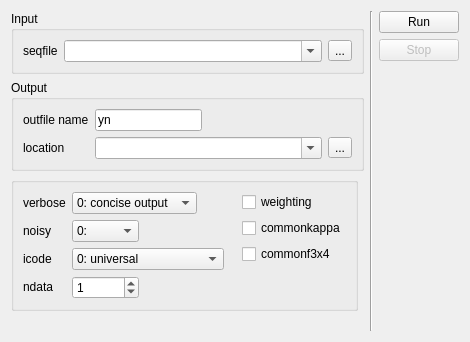
          <widget class="QWidget" name="page_6">
           <layout class="QGridLayout" name="gridLayout_60">
            <item row="0" column="0">
             <layout class="QGridLayout" name="gridLayout_59">
              <item row="0" column="0">
               <layout class="QGridLayout" name="gridLayout_58">
                <item row="0" column="0" colspan="2">
                 <layout class="QVBoxLayout" name="verticalLayout_10">
                  <item>
                   <widget class="QGroupBox" name="groupBox_18">
                    <property name="sizePolicy">
                     <sizepolicy hsizetype="Preferred" vsizetype="Fixed">
                      <horstretch>0</horstretch>
                      <verstretch>0</verstretch>
                     </sizepolicy>
                    </property>
                    <property name="title">
                     <string>Input</string>
                    </property>
                    <layout class="QGridLayout" name="gridLayout_54">
                     <item row="0" column="0">
                      <widget class="QLabel" name="label_59">
                       <property name="toolTip">
                        <string>The sequence data file.</string>
                       </property>
                       <property name="text">
                        <string>seqfile</string>
                       </property>
                      </widget>
                     </item>
                     <item row="0" column="1">
                      <widget class="QComboBox" name="comboBox_33">
                       <property name="sizePolicy">
                        <sizepolicy hsizetype="Expanding" vsizetype="Fixed">
                         <horstretch>0</horstretch>
                         <verstretch>0</verstretch>
                        </sizepolicy>
                       </property>
                       <property name="editable">
                        <bool>true</bool>
                       </property>
                      </widget>
                     </item>
                     <item row="0" column="2">
                      <widget class="QToolButton" name="toolButton_18">
                       <property name="text">
                        <string>...</string>
                       </property>
                      </widget>
                     </item>
                    </layout>
                   </widget>
                  </item>
                  <item>
                   <widget class="QGroupBox" name="groupBox_19">
                    <property name="sizePolicy">
                     <sizepolicy hsizetype="Preferred" vsizetype="Fixed">
                      <horstretch>0</horstretch>
                      <verstretch>0</verstretch>
                     </sizepolicy>
                    </property>
                    <property name="title">
                     <string>Output</string>
                    </property>
                    <layout class="QGridLayout" name="gridLayout_55">
                     <item row="0" column="0">
                      <widget class="QLabel" name="label_61">
                       <property name="toolTip">
                        <string>Main result file.</string>
                       </property>
                       <property name="text">
                        <string>outfile name</string>
                       </property>
                      </widget>
                     </item>
                     <item row="0" column="1">
                      <widget class="QLineEdit" name="lineEdit_7">
                       <property name="maximumSize">
                        <size>
                         <width>107</width>
                         <height>16777215</height>
                        </size>
                       </property>
                       <property name="text">
                        <string>yn</string>
                       </property>
                       <property name="dragEnabled">
                        <bool>true</bool>
                       </property>
                      </widget>
                     </item>
                     <item row="0" column="2">
                      <spacer name="horizontalSpacer_17">
                       <property name="orientation">
                        <enum>Qt::Horizontal</enum>
                       </property>
                       <property name="sizeHint" stdset="0">
                        <size>
                         <width>0</width>
                         <height>20</height>
                        </size>
                       </property>
                      </spacer>
                     </item>
                     <item row="1" column="0">
                      <widget class="QLabel" name="label_62">
                       <property name="text">
                        <string>location</string>
                       </property>
                      </widget>
                     </item>
                     <item row="1" column="1" colspan="2">
                      <widget class="QComboBox" name="comboBox_35">
                       <property name="sizePolicy">
                        <sizepolicy hsizetype="Expanding" vsizetype="Fixed">
                         <horstretch>0</horstretch>
                         <verstretch>0</verstretch>
                        </sizepolicy>
                       </property>
                       <property name="editable">
                        <bool>true</bool>
                       </property>
                      </widget>
                     </item>
                     <item row="1" column="3">
                      <widget class="QToolButton" name="toolButton_20">
                       <property name="text">
                        <string>...</string>
                       </property>
                      </widget>
                     </item>
                    </layout>
                   </widget>
                  </item>
                 </layout>
                </item>
                <item row="1" column="0">
                 <widget class="QGroupBox" name="groupBox_20">
                  <property name="sizePolicy">
                   <sizepolicy hsizetype="Preferred" vsizetype="Fixed">
                    <horstretch>0</horstretch>
                    <verstretch>0</verstretch>
                   </sizepolicy>
                  </property>
                  <property name="title">
                   <string/>
                  </property>
                  <layout class="QGridLayout" name="gridLayout_57">
                   <item row="0" column="0" rowspan="2">
                    <layout class="QGridLayout" name="gridLayout_56">
                     <item row="0" column="0">
                      <widget class="QLabel" name="label_73">
                       <property name="sizePolicy">
                        <sizepolicy hsizetype="Fixed" vsizetype="Fixed">
                         <horstretch>0</horstretch>
                         <verstretch>0</verstretch>
                        </sizepolicy>
                       </property>
                       <property name="text">
                        <string>verbose</string>
                       </property>
                      </widget>
                     </item>
                     <item row="0" column="1">
                      <widget class="QComboBox" name="comboBox_34">
                       <property name="sizePolicy">
                        <sizepolicy hsizetype="Fixed" vsizetype="Fixed">
                         <horstretch>0</horstretch>
                         <verstretch>0</verstretch>
                        </sizepolicy>
                       </property>
                       <item>
                        <property name="text">
                         <string>0: concise output</string>
                        </property>
                       </item>
                       <item>
                        <property name="text">
                         <string>1: detailed output</string>
                        </property>
                       </item>
                      </widget>
                     </item>
                     <item row="1" column="0">
                      <widget class="QLabel" name="label_96">
                       <property name="sizePolicy">
                        <sizepolicy hsizetype="Fixed" vsizetype="Fixed">
                         <horstretch>0</horstretch>
                         <verstretch>0</verstretch>
                        </sizepolicy>
                       </property>
                       <property name="text">
                        <string>noisy</string>
                       </property>
                      </widget>
                     </item>
                     <item row="1" column="1">
                      <widget class="QComboBox" name="comboBox_36">
                       <property name="sizePolicy">
                        <sizepolicy hsizetype="Fixed" vsizetype="Fixed">
                         <horstretch>0</horstretch>
                         <verstretch>0</verstretch>
                        </sizepolicy>
                       </property>
                       <item>
                        <property name="text">
                         <string>0:</string>
                        </property>
                       </item>
                       <item>
                        <property name="text">
                         <string>1:</string>
                        </property>
                       </item>
                       <item>
                        <property name="text">
                         <string>2:</string>
                        </property>
                       </item>
                       <item>
                        <property name="text">
                         <string>3:</string>
                        </property>
                       </item>
                       <item>
                        <property name="text">
                         <string>≥4, &lt;9:</string>
                        </property>
                       </item>
                       <item>
                        <property name="text">
                         <string>≥9:</string>
                        </property>
                       </item>
                      </widget>
                     </item>
                     <item row="2" column="0">
                      <widget class="QLabel" name="label_111">
                       <property name="sizePolicy">
                        <sizepolicy hsizetype="Fixed" vsizetype="Fixed">
                         <horstretch>0</horstretch>
                         <verstretch>0</verstretch>
                        </sizepolicy>
                       </property>
                       <property name="text">
                        <string>icode</string>
                       </property>
                      </widget>
                     </item>
                     <item row="2" column="1">
                      <widget class="QComboBox" name="comboBox_48">
                       <property name="sizePolicy">
                        <sizepolicy hsizetype="Fixed" vsizetype="Fixed">
                         <horstretch>0</horstretch>
                         <verstretch>0</verstretch>
                        </sizepolicy>
                       </property>
                       <item>
                        <property name="text">
                         <string>0: universal</string>
                        </property>
                       </item>
                       <item>
                        <property name="text">
                         <string>1: mammalian mt.</string>
                        </property>
                       </item>
                       <item>
                        <property name="text">
                         <string>2: yeast mt.</string>
                        </property>
                       </item>
                       <item>
                        <property name="text">
                         <string>3: mold mt.</string>
                        </property>
                       </item>
                       <item>
                        <property name="text">
                         <string>4: invertebrate mt.</string>
                        </property>
                       </item>
                       <item>
                        <property name="text">
                         <string>5: ciliate nuclear</string>
                        </property>
                       </item>
                       <item>
                        <property name="text">
                         <string>6: echinoderm mt.</string>
                        </property>
                       </item>
                       <item>
                        <property name="text">
                         <string>7: euplotid mt.</string>
                        </property>
                       </item>
                       <item>
                        <property name="text">
                         <string>8: alternative yeast nu.</string>
                        </property>
                       </item>
                       <item>
                        <property name="text">
                         <string>9: ascidian mt.</string>
                        </property>
                       </item>
                       <item>
                        <property name="text">
                         <string>10: blepharisma nu.</string>
                        </property>
                       </item>
                      </widget>
                     </item>
                     <item row="3" column="0">
                      <widget class="QLabel" name="label_60">
                       <property name="sizePolicy">
                        <sizepolicy hsizetype="Fixed" vsizetype="Fixed">
                         <horstretch>0</horstretch>
                         <verstretch>0</verstretch>
                        </sizepolicy>
                       </property>
                       <property name="toolTip">
                        <string>The number of separate data sets in the file.</string>
                       </property>
                       <property name="text">
                        <string>ndata</string>
                       </property>
                      </widget>
                     </item>
                     <item row="3" column="1">
                      <widget class="QSpinBox" name="spinBox_10">
                       <property name="sizePolicy">
                        <sizepolicy hsizetype="Fixed" vsizetype="Fixed">
                         <horstretch>0</horstretch>
                         <verstretch>0</verstretch>
                        </sizepolicy>
                       </property>
                       <property name="maximum">
                        <number>99999999</number>
                       </property>
                       <property name="value">
                        <number>1</number>
                       </property>
                      </widget>
                     </item>
                    </layout>
                   </item>
                   <item row="0" column="1">
                    <layout class="QVBoxLayout" name="verticalLayout_16">
                     <property name="leftMargin">
                      <number>12</number>
                     </property>
                     <item>
                      <widget class="QCheckBox" name="checkBox_4">
                       <property name="toolTip">
                        <string>Specifies whether to weight pathways between codons.</string>
                       </property>
                       <property name="text">
                        <string>weighting</string>
                       </property>
                      </widget>
                     </item>
                     <item>
                      <widget class="QCheckBox" name="checkBox_11">
                       <property name="text">
                        <string>commonkappa</string>
                       </property>
                      </widget>
                     </item>
                     <item>
                      <widget class="QCheckBox" name="checkBox_12">
                       <property name="toolTip">
                        <string>Specifies whether to use one set of codon freqs for all pairs.</string>
                       </property>
                       <property name="text">
                        <string>commonf3x4</string>
                       </property>
                      </widget>
                     </item>
                    </layout>
                   </item>
                  </layout>
                 </widget>
                </item>
                <item row="1" column="1">
                 <spacer name="horizontalSpacer_19">
                  <property name="orientation">
                   <enum>Qt::Horizontal</enum>
                  </property>
                  <property name="sizeHint" stdset="0">
                   <size>
                    <width>0</width>
                    <height>20</height>
                   </size>
                  </property>
                 </spacer>
                </item>
               </layout>
              </item>
              <item row="0" column="1" rowspan="2">
               <widget class="Line" name="line_8">
                <property name="sizePolicy">
                 <sizepolicy hsizetype="Fixed" vsizetype="Preferred">
                  <horstretch>0</horstretch>
                  <verstretch>0</verstretch>
                 </sizepolicy>
                </property>
                <property name="orientation">
                 <enum>Qt::Vertical</enum>
                </property>
               </widget>
              </item>
              <item row="0" column="2" rowspan="2">
               <layout class="QVBoxLayout" name="verticalLayout_23">
                <item>
                 <widget class="QPushButton" name="pushButton_13">
                  <property name="text">
                   <string>Run</string>
                  </property>
                 </widget>
                </item>
                <item>
                 <widget class="QPushButton" name="pushButton_14">
                  <property name="enabled">
                   <bool>false</bool>
                  </property>
                  <property name="text">
                   <string>Stop</string>
                  </property>
                 </widget>
                </item>
                <item>
                 <widget class="QLabel" name="label_52">
                  <property name="text">
                   <string/>
                  </property>
                 </widget>
                </item>
               </layout>
              </item>
              <item row="1" column="0">
               <spacer name="horizontalSpacer_20">
                <property name="orientation">
                 <enum>Qt::Horizontal</enum>
                </property>
                <property name="sizeHint" stdset="0">
                 <size>
                  <width>0</width>
                  <height>20</height>
                 </size>
                </property>
               </spacer>
              </item>
             </layout>
            </item>
           </layout>
          </widget>
